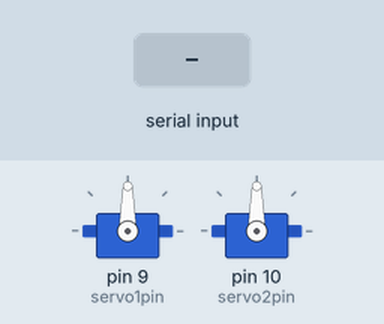
The sketch below on a simulated Arduino Uno, built with avr-gcc and run on an emulated ATmega328P. Parts: 2 × servo. Inputs (shaded band) come from the test bench.

Above: at 1.2 s.
1.3 s: "90,45\n" received over Serial
At 2.5 s:
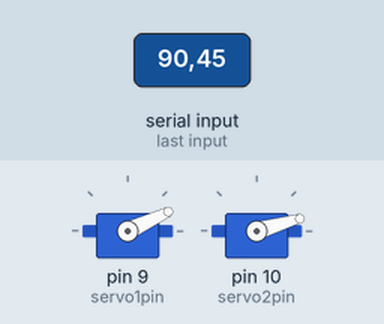
2.8 s: "30,150\n" received over Serial
At 3.7 s:
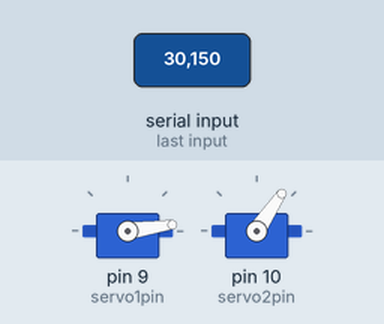
4.3 s: "1,90\n" received over Serial
At 4.8 s:
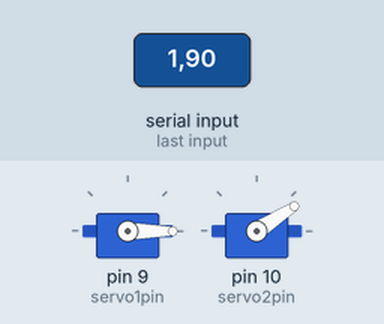
Timing chart, 0 to 7.3 s (numbered marks = the images above; inputs shaded):
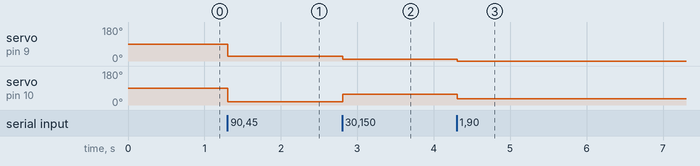

Measured:
- after the input at 1.3 s, servo on pin 9 (servo1pin): 90° → 25° at once; servo on pin 10 (servo2pin): 90° → 16° at once
- after the input at 2.8 s, servo on pin 9 (servo1pin): 25° → 8° at once; servo on pin 10 (servo2pin): 16° → 56° at once
- after the input at 4.3 s, servo on pin 9 (servo1pin): 8° → 0° at once; servo on pin 10 (servo2pin): 56° → 33° at once

The sketch:

servo_control.ino
```cpp
#include <Servo.h>

Servo servo1;
Servo servo2;
int servo1pin = 9;
int servo2pin = 10;

void setup() {
  Serial.begin(9600);
  servo1.attach(servo1pin);
  servo2.attach(servo2pin);
}

void loop() {
  if (Serial.available() > 0) {
    String data = Serial.readStringUntil('\n');

    int commaIndex = data.indexOf(',');

    if (commaIndex > 0) {
      String xVal = data.substring(0, commaIndex);

      String yVal = data.substring(commaIndex + 1);

      int xPos = xVal.toInt();
      int yPos = yVal.toInt();

      servo1.write(map(xPos, 0, 640, 0, 180));
      servo2.write(map(yPos, 0, 480, 0, 180));
    }
  }
}
```
